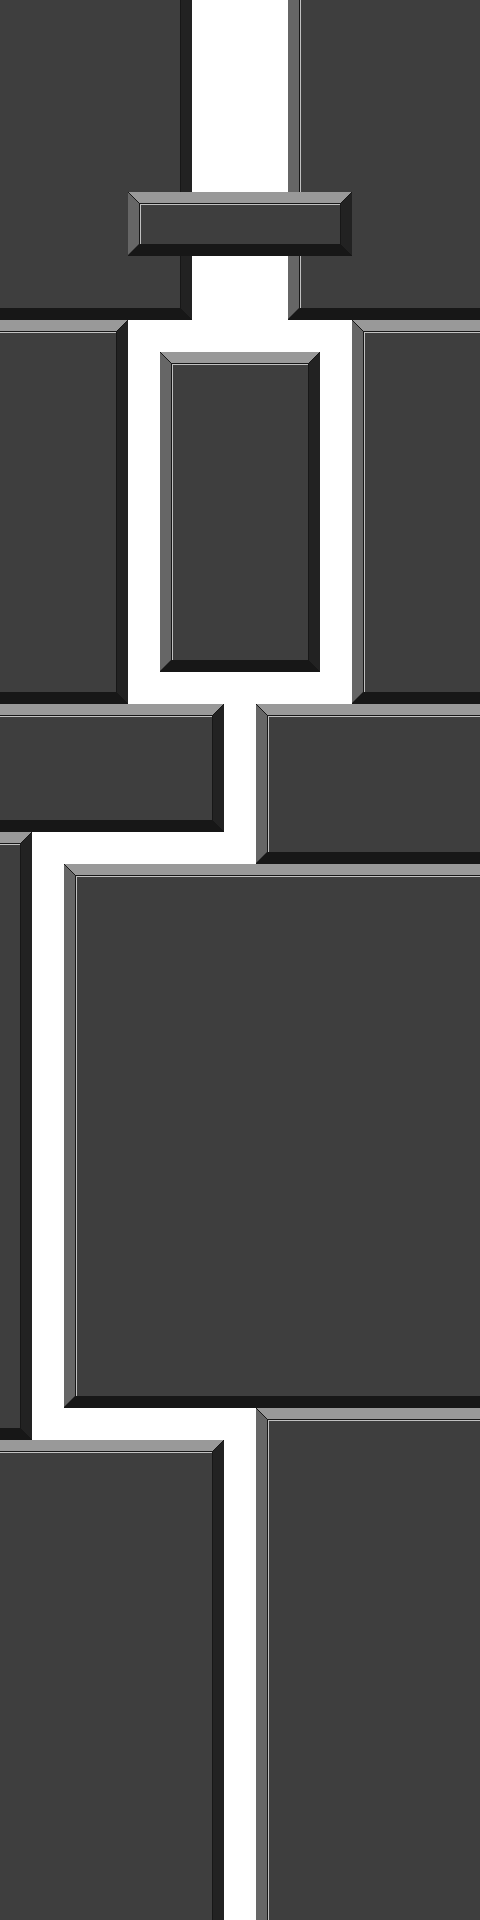

Rendered tile map (Tiled .tmx) drawn with the repository's tilesets; below, a short description and the full map source, tile grids included:
An orthogonal 15x60 tile map with 32x32 px tiles, 2 tile layers (foreground, top), 2 tilesets and 7 objects (5x item, playerStart, gameEnd).

<map version="1.0" tiledversion="1.1.3" orientation="orthogonal" renderorder="right-down" width="15" height="60" tilewidth="32" tileheight="32" infinite="0" nextobjectid="112">
 <tileset firstgid="1" name="batch-necessary" tilewidth="32" tileheight="32" tilecount="900" columns="30">
  <image source="../../assets/batch-necessary.png" width="960" height="960" />
 </tileset>
 <tileset firstgid="901" name="protoblocks" tilewidth="32" tileheight="32" tilecount="900" columns="30">
  <image source="../../assets/protoblocks.png" width="960" height="960" />
 </tileset>
 <layer name="foreground" width="15" height="60">
  <data encoding="csv">
1265,1265,1265,1265,1265,1266,901,901,901,1264,1265,1265,1265,1265,1265,
1265,1265,1265,1265,1265,1266,901,901,901,1264,1265,1265,1265,1265,1265,
1265,1265,1265,1265,1265,1266,901,901,901,1264,1265,1265,1265,1265,1265,
1265,1265,1265,1265,1265,1266,901,901,901,1264,1265,1265,1265,1265,1265,
1265,1265,1265,1265,1265,1266,901,901,901,1264,1265,1265,1265,1265,1265,
1265,1265,1265,1265,1265,1266,901,901,901,1264,1265,1265,1265,1265,1265,
1265,1265,1265,1265,1265,1266,901,901,901,1264,1265,1265,1265,1265,1265,
1265,1265,1265,1265,1265,1266,901,901,901,1264,1265,1265,1265,1265,1265,
1265,1265,1265,1265,1265,1266,901,901,901,1264,1265,1265,1265,1265,1265,
1295,1295,1295,1295,1295,1296,901,901,901,1294,1295,1295,1295,1295,1295,
1235,1235,1235,1236,901,901,901,901,901,901,901,1234,1235,1235,1235,
1265,1265,1265,1266,901,1234,1235,1235,1235,1236,901,1264,1265,1265,1265,
1265,1265,1265,1266,901,1264,1265,1265,1265,1266,901,1264,1265,1265,1265,
1265,1265,1265,1266,901,1264,1265,1265,1265,1266,901,1264,1265,1265,1265,
1265,1265,1265,1266,901,1264,1265,1265,1265,1266,901,1264,1265,1265,1265,
1265,1265,1265,1266,901,1264,1265,1265,1265,1266,901,1264,1265,1265,1265,
1265,1265,1265,1266,901,1264,1265,1265,1265,1266,901,1264,1265,1265,1265,
1265,1265,1265,1266,901,1264,1265,1265,1265,1266,901,1264,1265,1265,1265,
1265,1265,1265,1266,901,1264,1265,1265,1265,1266,901,1264,1265,1265,1265,
1265,1265,1265,1266,901,1264,1265,1265,1265,1266,901,1264,1265,1265,1265,
1265,1265,1265,1266,901,1294,1295,1295,1295,1296,901,1264,1265,1265,1265,
1295,1295,1295,1296,901,901,901,901,901,901,901,1294,1295,1295,1295,
1235,1235,1235,1235,1235,1235,1236,901,1234,1235,1235,1235,1235,1235,1235,
1265,1265,1265,1265,1265,1265,1266,901,1264,1265,1265,1265,1265,1265,1265,
1265,1265,1265,1265,1265,1265,1266,901,1264,1265,1265,1265,1265,1265,1265,
1295,1295,1295,1295,1295,1295,1296,901,1264,1265,1265,1265,1265,1265,1265,
1236,901,901,901,901,901,901,901,1294,1295,1295,1295,1295,1295,1295,
1266,901,1234,1235,1235,1235,1235,1235,1235,1235,1235,1235,1235,1235,1235,
1266,901,1264,1265,1265,1265,1265,1265,1265,1265,1265,1265,1265,1265,1265,
1266,901,1264,1265,1265,1265,1265,1265,1265,1265,1265,1265,1265,1265,1265,
1266,901,1264,1265,1265,1265,1265,1265,1265,1265,1265,1265,1265,1265,1265,
1266,901,1264,1265,1265,1265,1265,1265,1265,1265,1265,1265,1265,1265,1265,
1266,901,1264,1265,1265,1265,1265,1265,1265,1265,1265,1265,1265,1265,1265,
1266,901,1264,1265,1265,1265,1265,1265,1265,1265,1265,1265,1265,1265,1265,
1266,901,1264,1265,1265,1265,1265,1265,1265,1265,1265,1265,1265,1265,1265,
1266,901,1264,1265,1265,1265,1265,1265,1265,1265,1265,1265,1265,1265,1265,
1266,901,1264,1265,1265,1265,1265,1265,1265,1265,1265,1265,1265,1265,1265,
1266,901,1264,1265,1265,1265,1265,1265,1265,1265,1265,1265,1265,1265,1265,
1266,901,1264,1265,1265,1265,1265,1265,1265,1265,1265,1265,1265,1265,1265,
1266,901,1264,1265,1265,1265,1265,1265,1265,1265,1265,1265,1265,1265,1265,
1266,901,1264,1265,1265,1265,1265,1265,1265,1265,1265,1265,1265,1265,1265,
1266,901,1264,1265,1265,1265,1265,1265,1265,1265,1265,1265,1265,1265,1265,
1266,901,1264,1265,1265,1265,1265,1265,1265,1265,1265,1265,1265,1265,1265,
1266,901,1294,1295,1295,1295,1295,1295,1295,1295,1295,1295,1295,1295,1295,
1296,901,901,901,901,901,901,901,1234,1235,1235,1235,1235,1235,1235,
1235,1235,1235,1235,1235,1235,1236,901,1264,1265,1265,1265,1265,1265,1265,
1265,1265,1265,1265,1265,1265,1266,901,1264,1265,1265,1265,1265,1265,1265,
1265,1265,1265,1265,1265,1265,1266,901,1264,1265,1265,1265,1265,1265,1265,
1265,1265,1265,1265,1265,1265,1266,901,1264,1265,1265,1265,1265,1265,1265,
1265,1265,1265,1265,1265,1265,1266,901,1264,1265,1265,1265,1265,1265,1265,
1265,1265,1265,1265,1265,1265,1266,901,1264,1265,1265,1265,1265,1265,1265,
1265,1265,1265,1265,1265,1265,1266,901,1264,1265,1265,1265,1265,1265,1265,
1265,1265,1265,1265,1265,1265,1266,901,1264,1265,1265,1265,1265,1265,1265,
1265,1265,1265,1265,1265,1265,1266,901,1264,1265,1265,1265,1265,1265,1265,
1265,1265,1265,1265,1265,1265,1266,901,1264,1265,1265,1265,1265,1265,1265,
1265,1265,1265,1265,1265,1265,1266,901,1264,1265,1265,1265,1265,1265,1265,
1265,1265,1265,1265,1265,1265,1266,901,1264,1265,1265,1265,1265,1265,1265,
1265,1265,1265,1265,1265,1265,1266,901,1264,1265,1265,1265,1265,1265,1265,
1265,1265,1265,1265,1265,1265,1266,901,1264,1265,1265,1265,1265,1265,1265,
1265,1265,1265,1265,1265,1265,1266,901,1264,1265,1265,1265,1265,1265,1265
</data>
 </layer>
 <objectgroup name="objectsLayer">
  <object id="29" name="playerStart" type="playerStart" gid="151" x="224" y="1856" width="32" height="32" />
  <object id="87" name="gold" type="item" gid="122" x="224" y="192" width="32" height="32" />
  <object id="92" name="gold" type="item" gid="122" x="128" y="640" width="32" height="32" />
  <object id="105" name="gameEnd" type="gameEnd" x="0" y="96" width="477.71" height="64.8615" />
  <object id="109" name="ftux1" type="item" x="224" y="1408" width="32" height="32" />
  <object id="110" name="ftux2" type="item" x="32" y="832" width="32" height="32" />
  <object id="111" name="ftux3" type="item" x="224" y="672" width="32" height="32" />
 </objectgroup>
 <layer name="top" width="15" height="60">
  <data encoding="csv">
0,0,0,0,0,0,0,0,0,0,0,0,0,0,0,
0,0,0,0,0,0,0,0,0,0,0,0,0,0,0,
0,0,0,0,0,0,0,0,0,0,0,0,0,0,0,
0,0,0,0,0,0,0,0,0,0,0,0,0,0,0,
0,0,0,0,0,0,0,0,0,0,0,0,0,0,0,
0,0,0,0,0,0,0,0,0,0,0,0,0,0,0,
0,0,0,0,1234,1235,1235,1235,1235,1235,1236,0,0,0,0,
0,0,0,0,1294,1295,1295,1295,1295,1295,1296,0,0,0,0,
0,0,0,0,0,0,0,0,0,0,0,0,0,0,0,
0,0,0,0,0,0,0,0,0,0,0,0,0,0,0,
0,0,0,0,0,0,0,0,0,0,0,0,0,0,0,
0,0,0,0,0,0,0,0,0,0,0,0,0,0,0,
0,0,0,0,0,0,0,0,0,0,0,0,0,0,0,
0,0,0,0,0,0,0,0,0,0,0,0,0,0,0,
0,0,0,0,0,0,0,0,0,0,0,0,0,0,0,
0,0,0,0,0,0,0,0,0,0,0,0,0,0,0,
0,0,0,0,0,0,0,0,0,0,0,0,0,0,0,
0,0,0,0,0,0,0,0,0,0,0,0,0,0,0,
0,0,0,0,0,0,0,0,0,0,0,0,0,0,0,
0,0,0,0,0,0,0,0,0,0,0,0,0,0,0,
0,0,0,0,0,0,0,0,0,0,0,0,0,0,0,
0,0,0,0,0,0,0,0,0,0,0,0,0,0,0,
0,0,0,0,0,0,0,0,0,0,0,0,0,0,0,
0,0,0,0,0,0,0,0,0,0,0,0,0,0,0,
0,0,0,0,0,0,0,0,0,0,0,0,0,0,0,
0,0,0,0,0,0,0,0,0,0,0,0,0,0,0,
0,0,0,0,0,0,0,0,0,0,0,0,0,0,0,
0,0,0,0,0,0,0,0,0,0,0,0,0,0,0,
0,0,0,0,0,0,0,0,0,0,0,0,0,0,0,
0,0,0,0,0,0,0,0,0,0,0,0,0,0,0,
0,0,0,0,0,0,0,0,0,0,0,0,0,0,0,
0,0,0,0,0,0,0,0,0,0,0,0,0,0,0,
0,0,0,0,0,0,0,0,0,0,0,0,0,0,0,
0,0,0,0,0,0,0,0,0,0,0,0,0,0,0,
0,0,0,0,0,0,0,0,0,0,0,0,0,0,0,
0,0,0,0,0,0,0,0,0,0,0,0,0,0,0,
0,0,0,0,0,0,0,0,0,0,0,0,0,0,0,
0,0,0,0,0,0,0,0,0,0,0,0,0,0,0,
0,0,0,0,0,0,0,0,0,0,0,0,0,0,0,
0,0,0,0,0,0,0,0,0,0,0,0,0,0,0,
0,0,0,0,0,0,0,0,0,0,0,0,0,0,0,
0,0,0,0,0,0,0,0,0,0,0,0,0,0,0,
0,0,0,0,0,0,0,0,0,0,0,0,0,0,0,
0,0,0,0,0,0,0,0,0,0,0,0,0,0,0,
0,0,0,0,0,0,0,0,0,0,0,0,0,0,0,
0,0,0,0,0,0,0,0,0,0,0,0,0,0,0,
0,0,0,0,0,0,0,0,0,0,0,0,0,0,0,
0,0,0,0,0,0,0,0,0,0,0,0,0,0,0,
0,0,0,0,0,0,0,0,0,0,0,0,0,0,0,
0,0,0,0,0,0,0,0,0,0,0,0,0,0,0,
0,0,0,0,0,0,0,0,0,0,0,0,0,0,0,
0,0,0,0,0,0,0,0,0,0,0,0,0,0,0,
0,0,0,0,0,0,0,0,0,0,0,0,0,0,0,
0,0,0,0,0,0,0,0,0,0,0,0,0,0,0,
0,0,0,0,0,0,0,0,0,0,0,0,0,0,0,
0,0,0,0,0,0,0,0,0,0,0,0,0,0,0,
0,0,0,0,0,0,0,0,0,0,0,0,0,0,0,
0,0,0,0,0,0,0,0,0,0,0,0,0,0,0,
0,0,0,0,0,0,0,0,0,0,0,0,0,0,0,
0,0,0,0,0,0,0,0,0,0,0,0,0,0,0
</data>
 </layer>
</map>
